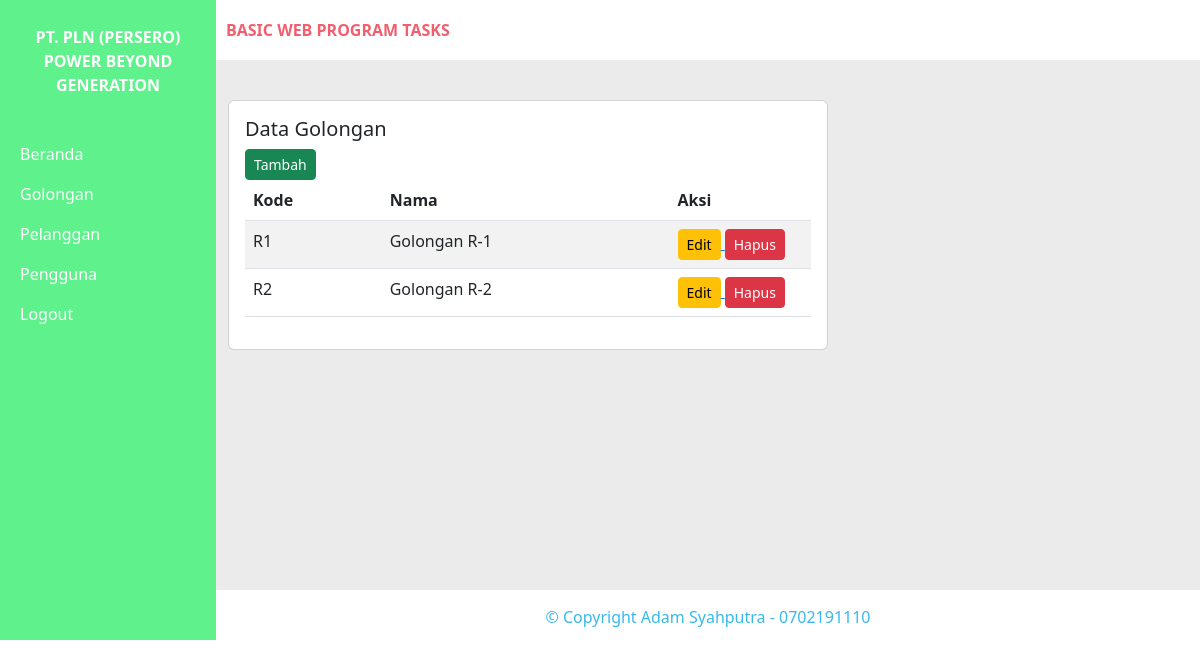
/index.php?page=index_golongan (signed in), run on the app's committed database.
### tables this page shows
CREATE TABLE `golongans` (
  `id` bigint(20) UNSIGNED NOT NULL,
  `gol_kode` varchar(255) NOT NULL,
  `gol_nama` varchar(255) NOT NULL,
  `created_at` timestamp NULL DEFAULT NULL,
  `updated_at` timestamp NULL DEFAULT NULL
);

### app/DB.php (called while the page is built, shortened)
<?php
    class DB{
        public function __construct(){
            try{
                $this->db = new PDO("mysql:host=localhost;dbname=task_adam", "root", "");
            } catch(\Exception $e){
                die("Error : " . $e->getMassage());
            }
        }
    }

### app/Golongan.php (called while the page is built, shortened)
<?php
class Golongan extends DB{
    public function index(){
        $sql = "select * from golongans";
        $stmt = $this->db->prepare($sql);
        $stmt->execute();
        $data = [];
        while ($rows = $stmt->fetch()){
            $data[] = $rows;
        }
        return $data;
    }
}

### pages/index_golongan.php (the view, shortened to what this page needs)
<?php
    $golongan = new App\Golongan();
    $rows = $golongan->index();
?>
<div class="container" style="padding-top: 40px; min-height: 530px">
    <div class="card" style="width: 600px">
        <div class="card-body">
            <div class="card-title"><h5>Data Golongan</h5></div>
            <div class="card-text">
                <a href="index.php?page=tambah_golongan">
                    <button class="btn btn-sm btn-success">Tambah</button>
                </a>
                <table class="table table-striped">
                    <thead>
                        <tr>
                            <th>Kode</th>
                            <th>Nama</th>
                            <th>Aksi</th>
                        </tr>
                    </thead>
                    <tbody>
                    <?php foreach ($rows as $row) { ?>
                        <tr>
                            <td><?= $row['gol_kode'] ?></td>
                            <td><?= $row['gol_nama'] ?></td>
                            <td style="width: 25%">
                            <a href="index.php?page=edit_golongan&id=<?= $row['id']?>">
                                <button class="btn btn-sm btn-warning">Edit</button>
                            </a>
                            <form method="POST" style="display: inline">
                                <button class="btn btn-sm btn-danger" name="hapus">Hapus</button>
                            </form>
                            </td>
                        </tr>
                    <?php } ?>
                    </tbody>
                </table>
            </div>
        </div>
    </div>
</div>

### data on the page
golongans: gol_kode "R1", gol_nama "Golongan R-1"
golongans: gol_kode "R2", gol_nama "Golongan R-2"
